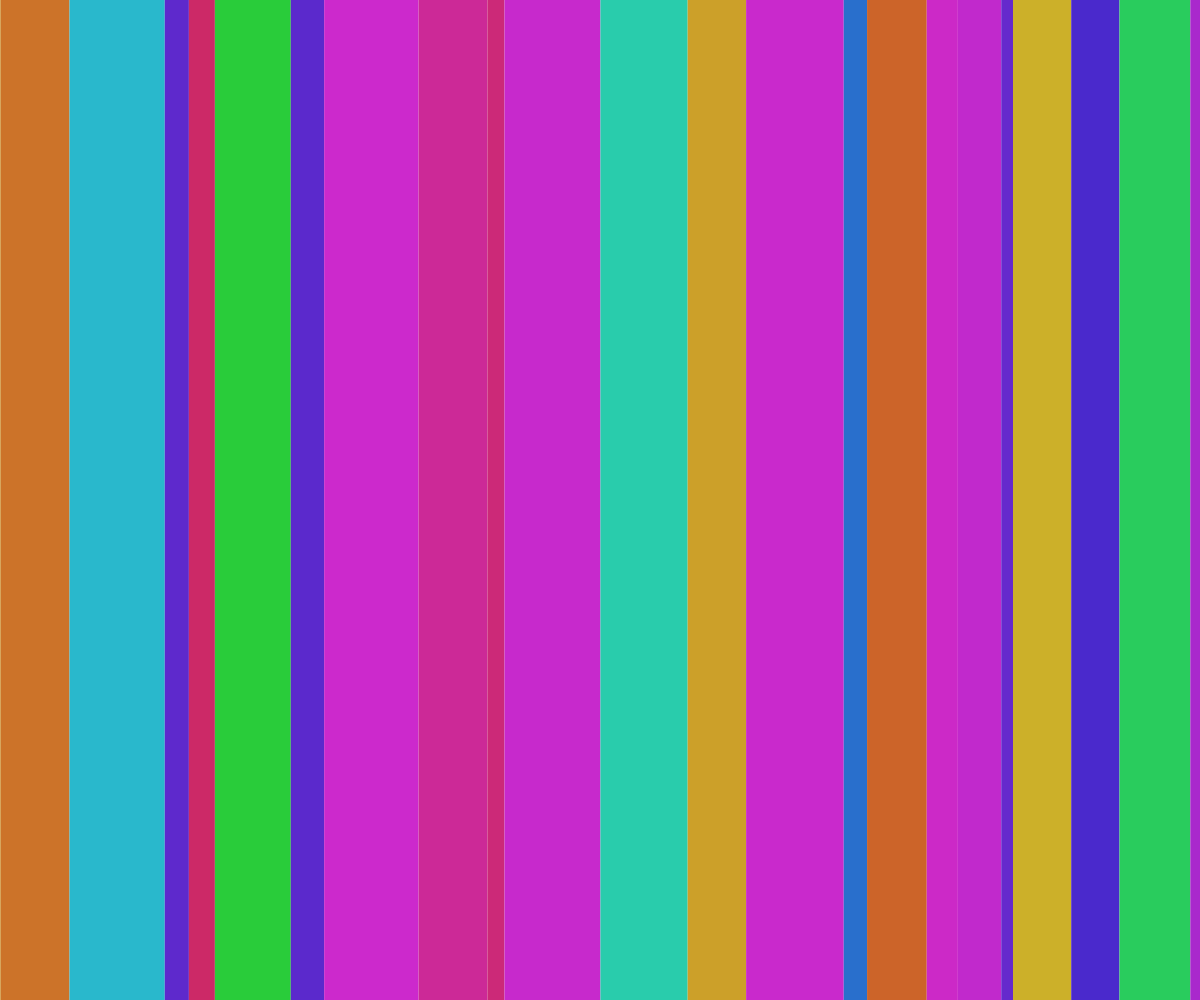
Frame 1 (no input)
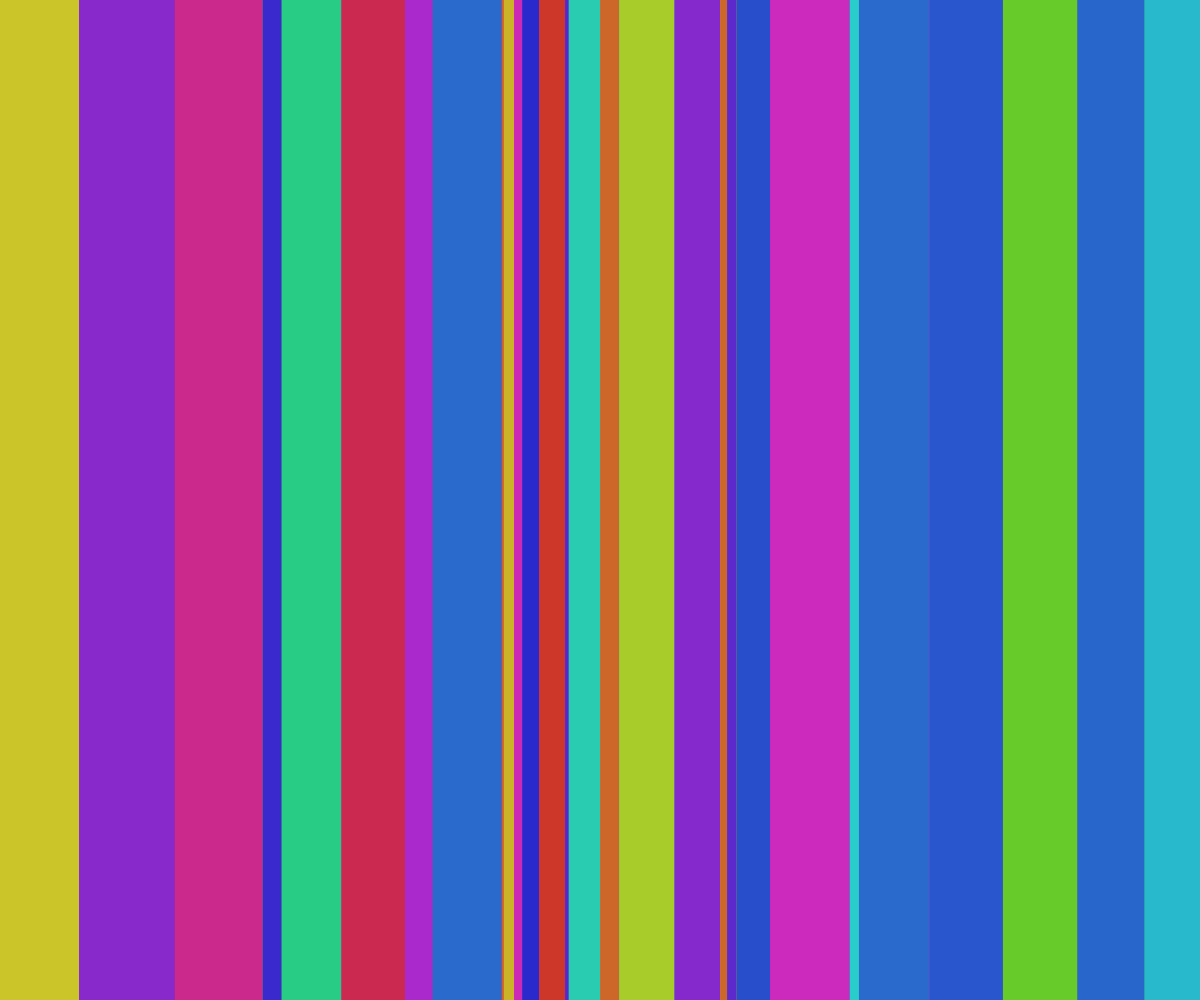
Frame 2 (the mouse pressed at the canvas centre, redrawn once)

The p5.js sketch that drew these frames (run headless with seeded random() and noise() and a simulated clock; the mouse was pressed at the canvas centre and the sketch redrawn once):

// p5.js sketch
// ── sketch.js
var seed;
function setup() {
  createCanvas(windowWidth,windowHeight);
  noLoop();
  seed = random(10000);
  randomSeed(seed);
  colorMode(HSB,100);
  noStroke();
}

function draw() {
  var x = 0;
  while(x<width){
    var wi = random(100);
    fill(random(100),80,80);
    rect(x,0,wi,height);
    x = x + wi;
  }
  console.log(seed);
}
